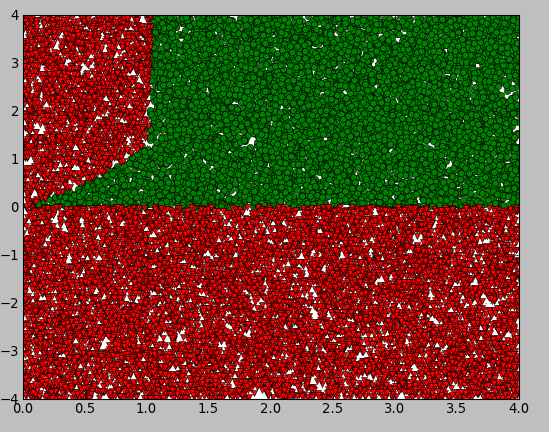

Recreate this plot in Python.
#!/usr/bin/python
# -*- coding: utf-8 -*-
import random
import numpy as np
import matplotlib.pyplot as plt

def mans_asinuss(x):
    a = 1*x**1/1
    S = a
    k = 1
    for i in range(100):
        R = x**2*((2*k-1)**2)/(2*(2*k+1)*k)
        a = a * R
        S = S + a
        k= k+1
    return S
        
N = 20000
x = []
y = []
a = 0.
b = 4#np.pi
c = -4.
d = 4.

for i in range(N):
    x.append(random.uniform(a,b))
    #print "Kā veidojās x masīvs: ",x
for i in range(N):
    y.append(random.uniform(c,d))
    #print "Kā veidojās y masīvs: ",y

red_x = []
red_y = []
green_x = []
green_y = []

for i in range(N):
    if (y[i] < mans_asinuss(x[i]) and y[i] > 0) \
    or (y[i] > mans_asinuss(x[i]) and y[i] < 0):
        green_x.append(x[i])
        green_y.append(y[i])
    else:
        red_x.append(x[i])
        red_y.append(y[i])

plt.plot(green_x,green_y,'go')
plt.plot(red_x,red_y,'rv')
plt.grid()
plt.show()

areaRect = (b-a)*(d-c)
areaFunc = areaRect * len(green_x) / N
print (areaFunc)
